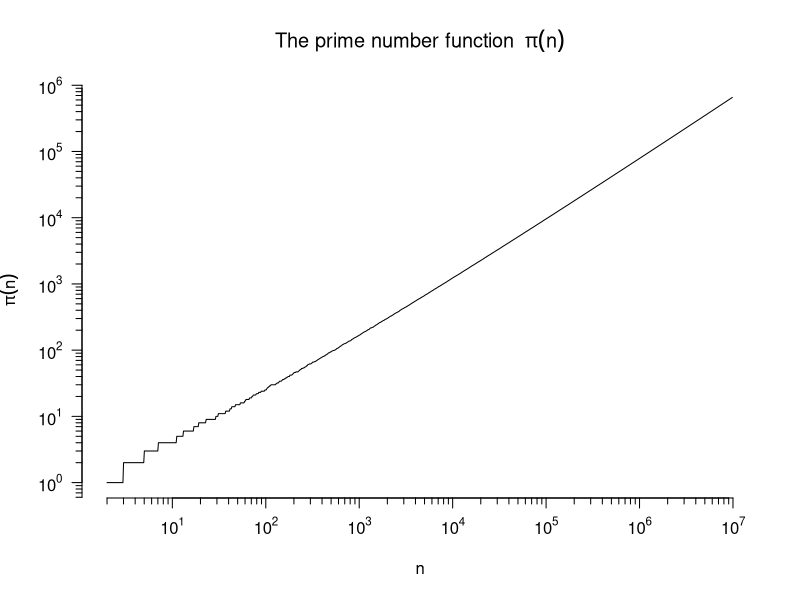
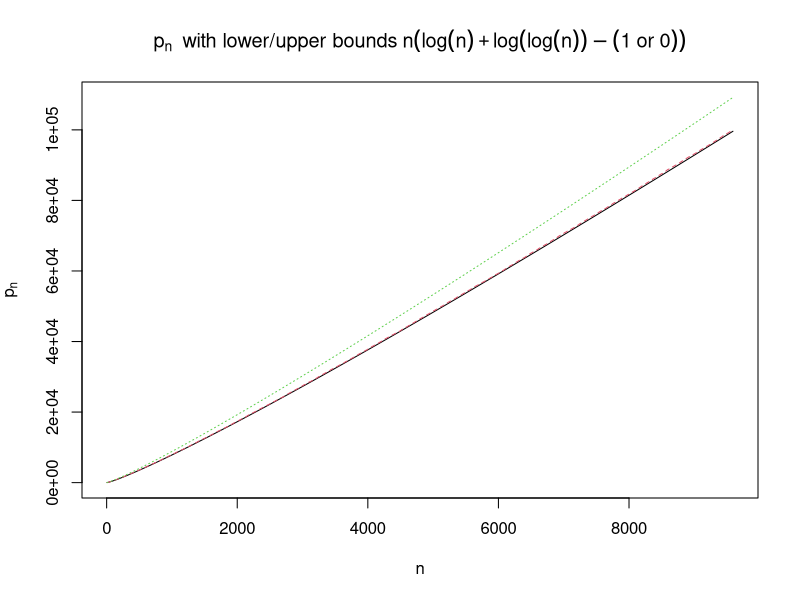
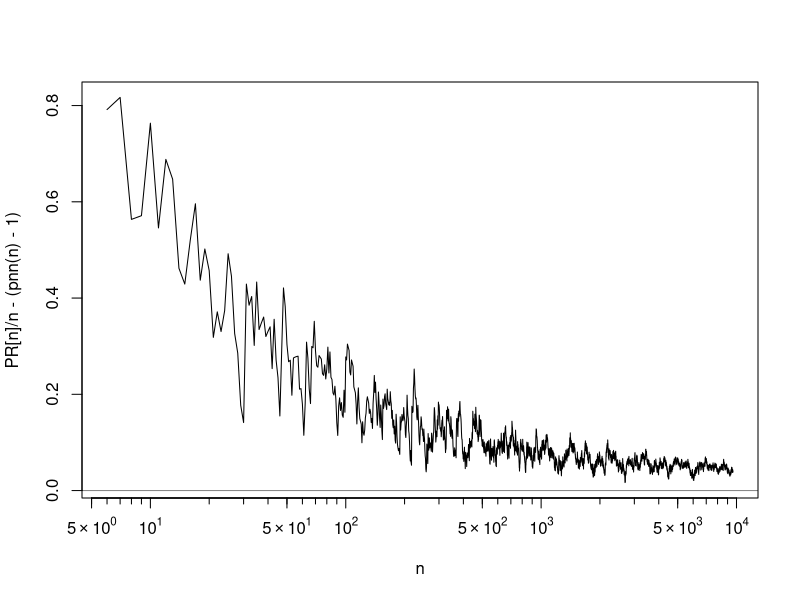

Write the R code that produced these figures, in order.
library(sfsmisc)


### Name: primes
### Title: Find all Primes Less Than n
### Aliases: primes
### Keywords: math arithmetic

### ** Examples

 (p1 <- primes(100))
 system.time(p1k <- primes(1000)) # still lightning fast
 stopifnot(length(p1k) == 168)
## No test: 
 system.time(p.e7 <- primes(1e7)) # still only 0.3 sec (2015 (i7))
 stopifnot(length(p.e7) == 664579)
 ## The famous  pi(n) :=  number of primes <= n:
 pi.n <- approxfun(p.e7, seq_along(p.e7), method = "constant")
 pi.n(c(10, 100, 1000)) # 4 25 168
 plot(pi.n, 2, 1e7, n = 1024, log="xy", axes = FALSE,
      xlab = "n", ylab = quote(pi(n)),
      main = quote("The prime number function " ~ pi(n)))
 eaxis(1); eaxis(2)
## End(No test)
## Exploring  p(n) := the n-th prime number :
## pnn(n) := log n + log log n
pnn <- function(n) { L <- log(n); L + log(L) }
n <- 6:(N <- length(PR <- primes(1e5)))
m.pn <- cbind(l.pn = ceiling(n*(pnn(n)-1)), pn = PR[n], u.pn = floor(n*pnn(n)))
matplot(n, m.pn, type="l", ylab = quote(p[n]), main = quote(p[n] ~~
        "with lower/upper bounds" ~ n*(log(n) + log(log(n)) -(1~"or"~0))))
plot(n, PR[n]/n - (pnn(n)-1), type = 'l', cex = 1/8, log="x", xaxt="n")
eaxis(1); abline(h=0, col=adjustcolor(1, 0.5))
